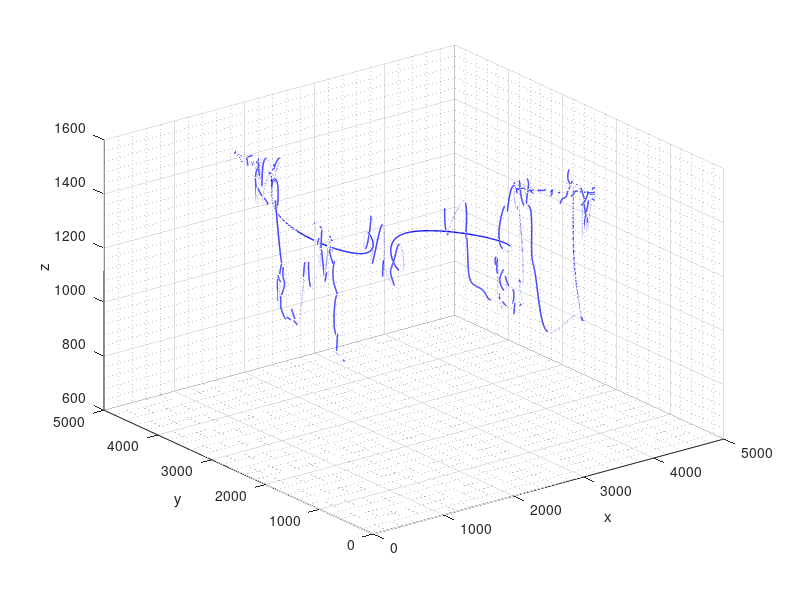

This chart was generated by the following MATLAB code:
clc;
close all;
clear all;

a = load('position.mat');
d = load('kekka_5.mat');
d0 = d.kekka(:);
flag = [];
for i = 1:length(d0)
   if d0(i) > 150
       flag = [flag; i];
   end
end

par = 1005;
par0 = 1;

a_new = [];
b_new = [];
c_new = [];
for i = 1:46
    if (mod(i,par) == 0)
        a_new = [a_new; a.position(i,1)];
        b_new = [b_new; a.position(i,2)];
        c_new = [c_new; a.position(i,3)];
    end
end

for i = 47:244
   if (mod(i,par0) == 0)
        a_new = [a_new; a.position(i,1)];
        b_new = [b_new; a.position(i,2)];
        c_new = [c_new; a.position(i,3)];
    end
end

for i = 245:283
    if (mod(i,par) == 0)
           a_new = [a_new; a.position(i,1)];
           b_new = [b_new; a.position(i,2)];
           c_new = [c_new; a.position(i,3)];
    end
end

for i = 284:302
   if (mod(i,par0) == 0)
        a_new = [a_new; a.position(i,1)];
        b_new = [b_new; a.position(i,2)];
        c_new = [c_new; a.position(i,3)];
    end
end

for i = 303:341
    if (mod(i,par) == 0)
       a_new = [a_new; a.position(i,1)];
       b_new = [b_new; a.position(i,2)];
       c_new = [c_new; a.position(i,3)];
    end
end

for i = 342:429
      if (mod(i,par0) == 0)
        a_new = [a_new; a.position(i,1)];
        b_new = [b_new; a.position(i,2)];
        c_new = [c_new; a.position(i,3)];
    end
end

for i = 430:459
    if (mod(i,par) == 0)
       a_new = [a_new; a.position(i,1)];
       b_new = [b_new; a.position(i,2)];
       c_new = [c_new; a.position(i,3)];
    end
end

for i = 460:518
     if (mod(i,par0) == 0)
        a_new = [a_new; a.position(i,1)];
        b_new = [b_new; a.position(i,2)];
        c_new = [c_new; a.position(i,3)];
    end
end

for i = 519:535
    if (mod(i,par) == 0)
           a_new = [a_new; a.position(i,1)];
           b_new = [b_new; a.position(i,2)];
           c_new = [c_new; a.position(i,3)];
    end
end

for i = 536:539
   if (mod(i,par0) == 0)
        a_new = [a_new; a.position(i,1)];
        b_new = [b_new; a.position(i,2)];
        c_new = [c_new; a.position(i,3)];
    end
end
%三次样条插值
t1=0:1:538;
t=0:0.01:539;
XX=spline(t1,a.position(:,1),t);
YY=spline(t1,a.position(:,2),t);
ZZ=spline(t1,a.position(:,3),t);

plot3(XX,YY,ZZ,'g','linewidth',1);
% hold on;
t1=0:1:length(a_new)-1;
t=0:0.01:length(a_new);
XX0=spline(t1,a_new,t);
YY0=spline(t1,b_new,t);
ZZ0=spline(t1,c_new,t);
plot3(XX0,YY0,ZZ0,'b','linewidth',1);
grid minor;grid on;hold on;
xlabel('x');ylabel('y');zlabel('z');